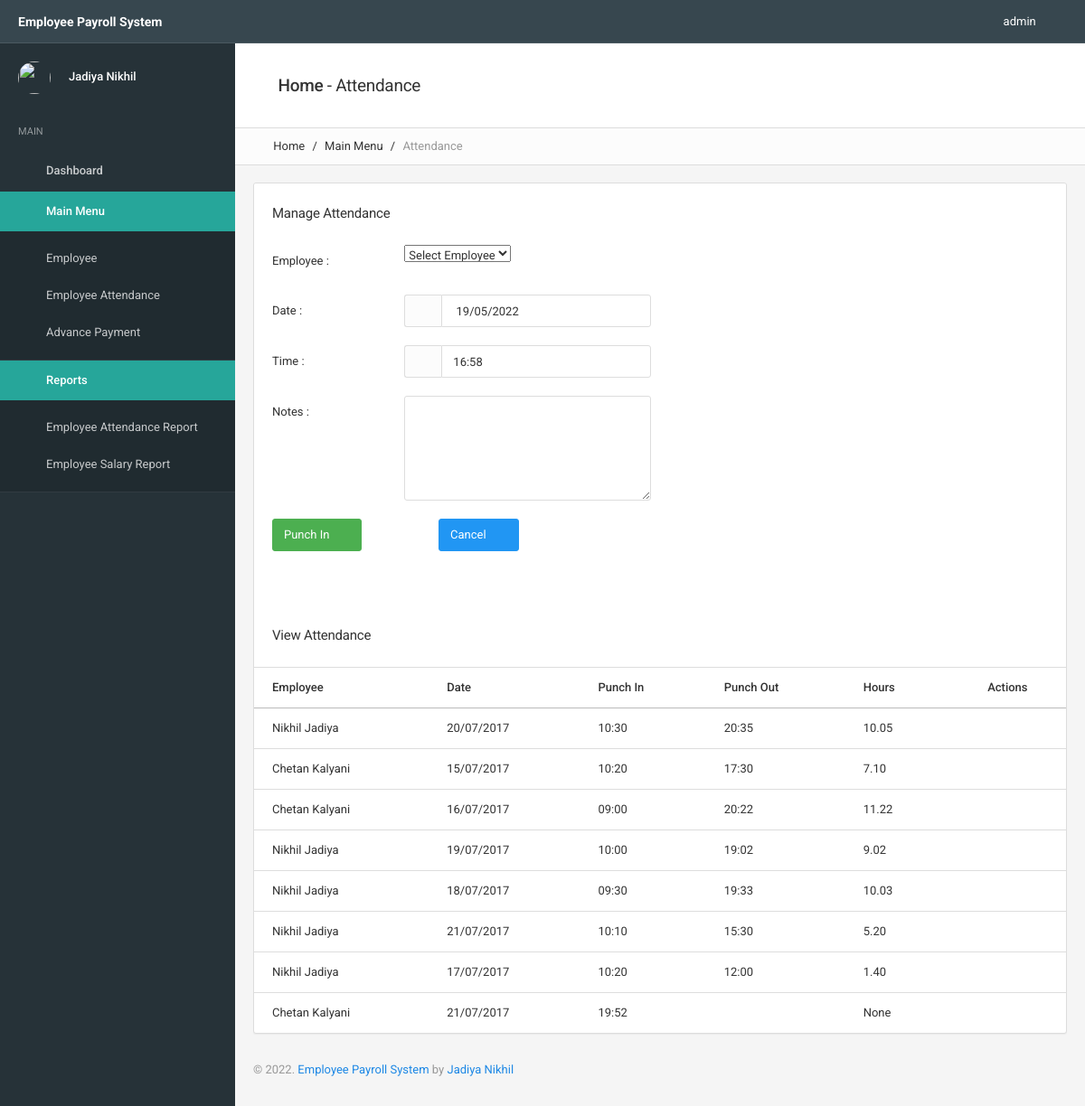
Page /attendance/ (signed in) on the committed database.
### payroll_app/models.py (models this page shows, shortened)
class Attendance(models.Model):
    employee = models.ForeignKey(Employee, on_delete=models.CASCADE)
    date = models.DateField()
    punch_in_time = models.TimeField(null=True)
    punch_in_notes = models.CharField(max_length=250, null=True)
    punch_out_time = models.TimeField(null=True)
    punch_out_notes = models.CharField(max_length=250, null=True)
    hours = models.DecimalField(max_digits=10, decimal_places=2, null=True)

class Employee(models.Model):
    firstname = models.CharField(max_length=250)
    lastname = models.CharField(max_length=250)
    address = models.CharField(max_length=250, null=True)
    phone = models.CharField(max_length=250, null=True)
    mobile = models.CharField(max_length=250, null=True)
    balance = models.DecimalField(max_digits=10, decimal_places=2, null=True)
    salary_per_day = models.DecimalField(max_digits=10, decimal_places=2)

### payroll_app/views.py (the view, shortened to what this page needs)
# urls.py: url(r'^attendance/$', v.attendance, name='attendance'),
def attendance(request, action=None, attendance_id=None):
    if request.user.is_authenticated() == False:
        return redirect('login')
    context = {}
    request.session['message'] = None
    employees = Employee.objects.all()
    context['employees'] = employees
    if action == "view":
        attendance = get_object_or_404(Attendance, pk=attendance_id)
        context['attendance'] = attendance
        context['readonly'] = 1
    elif action == "edit":
        attendance = get_object_or_404(Attendance, pk=attendance_id)
        context['attendance'] = attendance
    elif action == "delete":
        attendance = get_object_or_404(Attendance, pk=attendance_id)
        attendance.delete()
        request.session['message'] = 'Record delete successfully.'
        return redirect('attendance')
    attendances = Attendance.objects.all()
    context['all_attendance'] = attendances
    return render(request, 'attendance.html', context)

### payroll_app/templates/attendance.html (shortened to what this page needs)
{% extends "includes/base.html" %}{% load mathfilters %}<title>
{% block content %}
    <div class="content-wrapper">
        <div class="page-header page-header-default">
            <div class="page-header-content">
                <div class="page-title">
                    <h4><i class="icon-arrow-left52 position-left"></i> <span class="text-semibold">Home</span> - Attendance</h4>
                </div>
            </div>
            <div class="breadcrumb-line">
                <ul class="breadcrumb">
                    <li><a href="/"><i class="icon-home2 position-left"></i> Home</a></li>
                    <li>Main Menu</li>
                    <li class="active">Attendance</li>
                </ul>
            </div>
        </div>
        <div class="content">
            <form class="form-horizontal" {% url 'attendance' %} method="post">
                <div class="row">
                    <div class="col-lg-12">
                        <div class="panel panel-flat">
                            <div class="panel-heading">
                                <h6 class="panel-title">Manage Attendance</h6>
                            </div>
                            <div class="panel-body">
                                <fieldset class="content-group">
                                    <div class="form-group">
                                        <label class="control-label col-lg-2">Employee : </label>
                                        <div class="col-lg-4">
                                            <select class="select-search" name="cmbEmployee" id="cmbEmployee" required {% if readonly == 1 %} disabled {% endif %}>
                                                <option value="">Select Employee</option>
                                            </select>
                                        </div>
                                    </div>
                                    <div class="form-group">
                                        <label class="control-label col-lg-2">Date : </label>
                                        <div class="col-lg-4">
                                            <div class="input-group">
                                                <span class="input-group-addon"><i class="icon-calendar3"></i></span> <input type="text" class="form-control pickadate-accessibility" name="txtDate" id="txtDate" value="{% if attendance.date %} {{ attendance.date|date:"d/m/Y" }} {% else %} {% now "d/m/Y" %} {% endif %}" required{% if readonly == 1 %} readonly {% endif %}>
                                            </div>
                                        </div>
                                    </div>
                                    <div class="form-group">
                                        <label class="control-label col-lg-2">Time : </label>
                                        <div class="col-lg-4">
                                            <div class="input-group">
                                                <span class="input-group-addon"><i class="icon-watch2"></i></span> <input type="text" class="form-control" name="txtTime" id="anytime-time" value="{% now "H:i" %}" required{% if readonly == 1 %} readonly {% endif %}>
                                            </div>
                                        </div>
                                    </div>
                                    <div class="form-group">
                                        <label class="control-label col-lg-2">Notes : </label>
                                        <div class="col-lg-4">
                                            <textarea name="txtNotes" id="txtNotes" rows="5" cols="5" class="form-control" {% if readonly == 1 %} readonly {% endif %}></textarea>
                                        </div>
                                    </div>
                                    <div class="form-group">
                                        <div class="col-lg-4">
                                            <button type="submit" class="btn btn-success" name="btnSave" id="btnSave" value="save">Punch In<i class="icon-clipboard2 position-right"></i></button>
                                            <button type="reset" class="btn btn-primary pull-right" name="btnCancel">Cancel<i class="icon-cross2 position-right"></i></button>
                                        </div>
                                    </div>
                                </fieldset>
                            </div>
                            <div class="panel-heading">
                                <h6 class="panel-title">View Attendance</h6>
                                <div class="heading-elements">
                                    <ul class="icons-list">
                                        <li><a data-action="collapse"></a></li>
                                    </ul>
                                </div>
                            </div>
                            <table class="table datatable-basic">
                                <thead>
                                <tr>
                                    <th>Employee</th>
                                    <th>Date</th>
                                    <th>Punch In</th>
                                    <th>Punch Out</th>
                                    <th>Hours</th>
                                    <th class="text-center">Actions</th>
                                </tr>
                                </thead>
                                <tbody>
                                {% for attendance in all_attendance %}
                                    <tr>
                                        <td>{{ attendance.employee.firstname }} {{ attendance.employee.lastname }}</td>
                                        <td>{{ attendance.date|date:"d/m/Y" }}</td>
                                        <td>{{ attendance.punch_in_time|time:"H:i" }}</td>
                                        <td>{{ attendance.punch_out_time|time:"H:i" }}</td>
                                        <td>{{ attendance.hours }}</td>
                                        <td class="text-center">
                                            <ul class="icons-list">
                                                <li class="dropdown">
                                                    <a href="javascript:void(0);" class="dropdown-toggle" data-toggle="dropdown"> <i class="icon-menu9"></i> </a>
                                                </li>
                                            </ul>
                                        </td>
                                    </tr>
                                {% endfor %}
                                </tbody>
                            </table>
                        </div>
                    </div>
                </div>
            </form>
            <div class="footer text-muted">
                {% block footer-content %}
                    &copy; {% now 'Y' %}. <a href="">Employee Payroll System</a> by
                    <a href="" target="_blank">Jadiya Nikhil</a>
                {% endblock %}
            </div>
        </div>
    </div>
{% endblock %}

### payroll_app/templates/includes/base.html (shortened to what this page needs)
{% load static %}<!DOCTYPE html>
<html lang="en">
<head>
    <link href="{% static 'assets/css/icons/icomoon/styles.css' %}" rel="stylesheet" type="text/css">
    <link href="{% static 'assets/css/bootstrap.css' %}" rel="stylesheet" type="text/css">
    <link href="{% static 'assets/css/core.css' %}" rel="stylesheet" type="text/css">
    <link href="{% static 'assets/css/components.css' %}" rel="stylesheet" type="text/css">
    <link href="{% static 'assets/css/colors.css' %}" rel="stylesheet" type="text/css">
</head>
<body>
<div class="navbar navbar-inverse">
    <div class="navbar-header">
        <a class="navbar-brand" href="">
            <b>Employee Payroll System</b>
        </a>
    </div>
    <div class="navbar-collapse collapse" id="navbar-mobile">
        <ul class="nav navbar-nav">
            <li><a class="sidebar-control sidebar-main-toggle hidden-xs"><i class="icon-paragraph-justify3"></i></a>
            </li>
        </ul>
        <ul class="nav navbar-nav navbar-right">
            <li class="dropdown dropdown-user">
                <a href="javascript:void(0);" class="dropdown-toggle" data-toggle="dropdown">
                    <img src="{% static 'assets/images/placeholder.jpg' %}" alt=""> <span>{{ user.username }}</span> <i class="caret"></i>
                </a>
            </li>
        </ul>
    </div>
</div>
<div class="page-container">
    <div class="page-content">
        <div class="sidebar sidebar-main">
            <div class="sidebar-content">
                <div class="sidebar-user">
                    <div class="category-content">
                        <div class="media">
                            <a href="javascript:void(0);" class="media-left"> <img src="{% static 'assets/images/placeholder.jpg' %}" class="img-circle img-sm" alt=""> </a>
                            <div class="media-body valign-middle">
                                <span class="media-heading text-semibold">{{ user.first_name }} {{ user.last_name }}</span>
                            </div>
                        </div>
                    </div>
                </div>
                <div class="sidebar-category sidebar-category-visible">
                    <div class="category-content no-padding">
                        <ul class="navigation navigation-main navigation-accordion">
                            <li class="navigation-header"><span>Main</span>
                            </li>
                            <li>
                                <a href="/"><i class="icon-home4"></i><span>Dashboard</span></a>
                            </li>
                            <li class="active">
                                <a href="javascript:void(0);"><i class="icon-stack2"></i> <span>Main Menu</span></a>
                                <ul>
                                    <li><a href="/employee/">Employee</a></li>
                                    <li><a href="/attendance/">Employee Attendance</a></li>
                                    <li><a href="/advance_payment">Advance Payment</a></li>
                                </ul>
                            </li>
                            <li class="active">
                                <a href="javascript:void(0);"><i class="icon-graph"></i> <span>Reports</span></a>
                                <ul>
                                    <li><a href="/attendance_report">Employee Attendance Report</a></li>
                                    <li><a href="/salary_report">Employee Salary Report</a></li>
                                </ul>
                            </li>
                        </ul>
                    </div>
                </div>
            </div>
        </div>
        {% block content %}{% endblock %}
    </div>
</div>
</body>
</html>

### rows in the picture
Attendance: employee.firstname "Nikhil", employee.lastname "Jadiya", date "20/07/2017", punch_in_time "10:30", punch_out_time "20:35", hours "10.05"
Attendance: employee.firstname "Chetan", employee.lastname "Kalyani", date "15/07/2017", punch_in_time "10:20", punch_out_time "17:30", hours "7.10"
Attendance: employee.firstname "Chetan", employee.lastname "Kalyani", date "16/07/2017", punch_in_time "09:00", punch_out_time "20:22", hours "11.22"
Attendance: employee.firstname "Nikhil", employee.lastname "Jadiya", date "19/07/2017", punch_in_time "10:00", punch_out_time "19:02", hours "9.02"
Attendance: employee.firstname "Nikhil", employee.lastname "Jadiya", date "18/07/2017", punch_in_time "09:30", punch_out_time "19:33", hours "10.03"
Attendance: employee.firstname "Nikhil", employee.lastname "Jadiya", date "21/07/2017", punch_in_time "10:10", punch_out_time "15:30", hours "5.20"
Attendance: employee.firstname "Nikhil", employee.lastname "Jadiya", date "17/07/2017", punch_in_time "10:20", punch_out_time "12:00", hours "1.40"
Attendance: employee.firstname "Chetan", employee.lastname "Kalyani", date "21/07/2017", punch_in_time "19:52", hours "None"

### other values in the picture
{{ user.username }} "admin"
{{ user.first_name }} "Jadiya"
{{ user.last_name }} "Nikhil"
